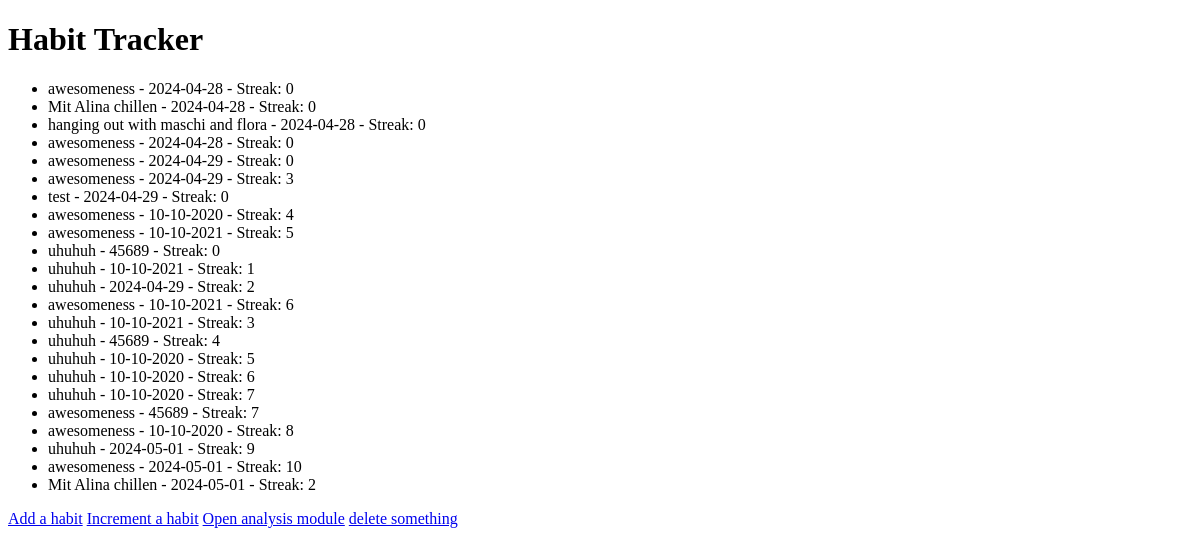
Before: / with the older database file.
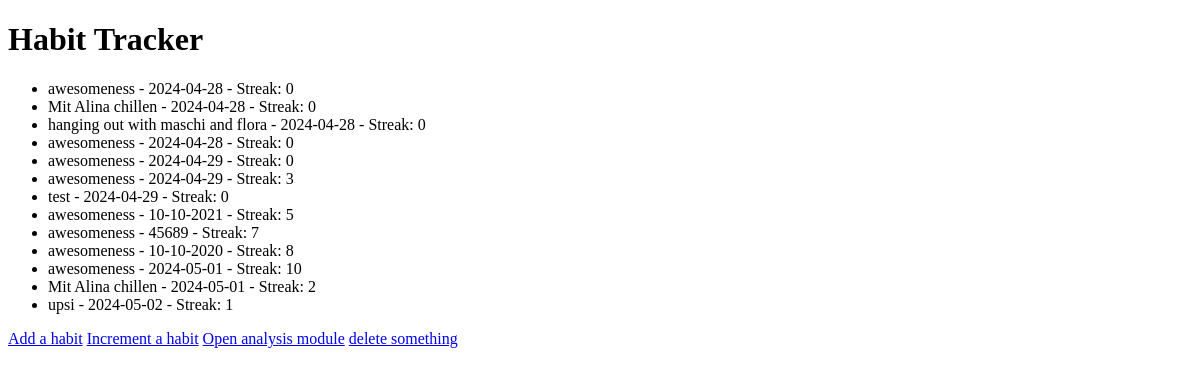
After: the same page with the newer database file.
### tables this page shows
CREATE TABLE habits (
            id INTEGER PRIMARY KEY AUTOINCREMENT,
            name TEXT NOT NULL,
            date TEXT NOT NULL,
            streak INTEGER NOT NULL
        );

### app.py (the view)
@app.route('/')
def index():
    conn = get_db_connection()
    cur = conn.cursor()
    cur.execute('SELECT * FROM habits')
    habits = cur.fetchall()
    conn.close()
    return render_template('index.html', habits=habits)

### app.py (called while the page is built)
def get_db_connection():
    conn = sqlite3.connect('habit_tracker.db')
    conn.row_factory = sqlite3.Row # getting back dictionaries from the row data
    return conn

### templates/index.html (shortened to what this page needs)
<!DOCTYPE html>
<html lang="en">
<head>
</head>
<body>
    <h1>Habit Tracker</h1>
    <ul>
        {% for habit in habits %}
        <li>{{ habit.name }} - {{ habit.date }} - Streak: {{ habit.streak }}</li>
        {% endfor %}
    </ul>
    <a href="{{ url_for('add')}}">Add a habit</a>
    <a href="{{ url_for('increment')}}">Increment a habit</a>
    <a href="{{ url_for('analysis')}}" >Open analysis module</a>
    <a href="{{ url_for('delete')}}" >delete something</a>
</body>
</html>

Changed rows visible on the page:
removed habits: name "awesomeness", date "10-10-2020", streak "4"
removed habits: name "uhuhuh", date "45689", streak "0"
removed habits: name "uhuhuh", date "10-10-2021", streak "1"
removed habits: name "uhuhuh", date "2024-04-29", streak "2"
removed habits: name "awesomeness", date "10-10-2021", streak "6"
removed habits: name "uhuhuh", date "10-10-2021", streak "3"
removed habits: name "uhuhuh", date "45689", streak "4"
removed habits: name "uhuhuh", date "10-10-2020", streak "5"
removed habits: name "uhuhuh", date "10-10-2020", streak "6"
removed habits: name "uhuhuh", date "10-10-2020", streak "7"
removed habits: name "uhuhuh", date "2024-05-01", streak "9"
added habits: name "upsi", date "2024-05-02", streak "1"
